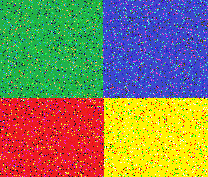
#> input picture examples/test_noise_high.png, 208 x 177 px
$ python cli.py ../../examples/test_noise_high.png
#> lines starting #> are read from the running program, lines starting #| are printed output that depends on the picture
### src/fcm_gki/io.py
"""Image loading/saving via Pillow (optional dependency: ``pip install fcm-gki[io]``).

OpenCV users don't need this module: ``cv2.imread`` already returns a BGR
uint8 array and applies EXIF orientation by default, and every function in
``fcm_gki.core`` accepts that array directly.
"""

from __future__ import annotations

import numpy as np

try:
    from PIL import Image, ImageOps
except ImportError as e:  # pragma: no cover
    raise ImportError("fcm_gki.io needs Pillow: pip install 'fcm-gki[io]'") from e

__all__ = ["load_image", "save_image"]


def load_image(path: str, max_dim: int | None = None, order: str = "RGB") -> np.ndarray:
    """Load an image as a uint8 array.

    order: "RGB" (H, W, 3), "BGR" (H, W, 3, OpenCV order) or "L" (H, W) grey.
    EXIF orientation is applied so phone photos are upright.
    max_dim: if set, downscale so the longest side is at most this.
    """
    order = order.upper()
    if order not in ("RGB", "BGR", "L"):
        raise ValueError("order must be 'RGB', 'BGR' or 'L'")
    with Image.open(path) as img:
        img = ImageOps.exif_transpose(img)
        img = img.convert("L" if order == "L" else "RGB")
        if max_dim and max(img.size) > max_dim:
            img.thumbnail((max_dim, max_dim), Image.LANCZOS)
        arr = np.asarray(img, dtype=np.uint8).copy()
    return arr[..., ::-1].copy() if order == "BGR" else arr


def save_image(arr: np.ndarray, path: str, order: str = "RGB") -> None:
    """Save an (H, W) or (H, W, 3) array; order says how its channels are arranged."""
    a = np.clip(np.rint(np.asarray(arr, dtype=np.float64)), 0, 255).astype(np.uint8)
    if a.ndim == 3 and a.shape[2] == 1:
        a = a[..., 0]
    if a.ndim == 3 and order.upper() == "BGR":
        a = a[..., ::-1]
    Image.fromarray(np.ascontiguousarray(a)).save(path)

### src/fcm_gki/core.py
"""
Modified Fuzzy C-Means clustering with spatial distance to cluster centre of
gravity (H term) and a fuzzy local neighbourhood factor (G_ki term).

Pure NumPy. Images follow the OpenCV convention: a NumPy array of shape
(H, W) or (H, W, C), indexed [y, x]. Channels are treated as generic
features, so BGR, RGB, Lab, HSV or greyscale all work; outputs keep the
input's channel order (BGR in, BGR out).

Pixels are flattened row-major, so flat index n is at (y, x) = divmod(n, W).
Every reshape here uses that convention.

References
  - C. Gauge, "Modified Fuzzy C-Means Clustering Algorithm with Spatial
    Distance to Cluster Center of Gravity", IEEE ISM 2010,
    doi:10.1109/ISM.2010.53
  - S. Krinidis and V. Chatzis, "A Robust Fuzzy Local Information C-Means
    Clustering Algorithm", IEEE TIP 2010 (source of the G_ki factor)
"""

from __future__ import annotations

from dataclasses import dataclass, field
from typing import Callable, Sequence

import numpy as np

_EPS = 1e-10

# Same values as cv2.TERM_CRITERIA_* so criteria tuples are interchangeable.
TERM_CRITERIA_COUNT = 1
TERM_CRITERIA_MAX_ITER = 1
TERM_CRITERIA_EPS = 2

__all__ = [
    "FCMResult", "ModifiedFCM", "fuzzy_cmeans",
    "render_segmented", "render_clusters",
    "TERM_CRITERIA_COUNT", "TERM_CRITERIA_MAX_ITER", "TERM_CRITERIA_EPS",
]


# --------------------------------------------------------------------------
# Result
# --------------------------------------------------------------------------

@dataclass
class FCMResult:
    """Output of a run.

    labels     (H, W) int32 hard labels (argmax of the memberships)
    U          (H*W, K) float memberships; each row sums to 1
    centers    (K, C) float32 cluster centres in the input's feature space
    positions  (K, 2) float centre-of-gravity positions as (x, y)
    iterations number of iterations performed
    history    objective J after each iteration
    converged  True if the tolerance was met before max_iter / cancel
    """

    labels: np.ndarray
    U: np.ndarray
    centers: np.ndarray
    positions: np.ndarray
    iterations: int
    history: list = field(default_factory=list)
    converged: bool = False

    @property
    def shape(self) -> tuple[int, int]:
        return self.labels.shape

    # [5 lines left out: function memberships, not called in this run]

    def membership(self, k: int) -> np.ndarray:
        """(H, W) float32 membership map of cluster k."""
        return self.memberships[..., k]

    def mask(self, k: int) -> np.ndarray:
        """(H, W) uint8 mask (0/255) of pixels whose hard label is k."""
        return np.where(self.labels == k, 255, 0).astype(np.uint8)

    @property
    def compactness(self) -> float:
        return self.history[-1] if self.history else float("nan")

    # Backwards-compatible alias for the first Python port.
    @property
    def colours(self) -> np.ndarray:
        return self.centers


# --------------------------------------------------------------------------
# Helpers
# --------------------------------------------------------------------------

def _as_features(image: np.ndarray) -> tuple[np.ndarray, int, int, np.dtype]:
    image = np.asarray(image)
    if image.ndim == 2:
        image = image[..., None]
    if image.ndim != 3:
        raise ValueError(f"expected an (H, W) or (H, W, C) image, got shape {image.shape}")
    h, w, c = image.shape
    if h * w == 0:
        raise ValueError("image is empty")
    return image.reshape(h * w, c).astype(np.float64), h, w, image.dtype


def _sqdist(X: np.ndarray, V: np.ndarray) -> np.ndarray:
    """Squared Euclidean distance (N, K) via |x|^2 - 2x.v + |v|^2 (O(N*K) memory)."""
    d = (X * X).sum(1)[:, None] - 2.0 * X @ V.T + (V * V).sum(1)[None, :]
    return np.maximum(d, 0.0)


def _seed_top_colours(X: np.ndarray, k: int, min_sep: float) -> np.ndarray:
    """Most frequent distinct values, skipping near-duplicates (original method).

    The C# version took the k most frequent exact colours, which in a noisy
    image are often near-identical. A candidate within `min_sep` of an
    already chosen centre is skipped; the threshold is relaxed if too few
    remain.
    """
    values, counts = np.unique(X, axis=0, return_counts=True)
    values = values[np.argsort(-counts, kind="stable")]
    k = min(k, len(values))
    sep = min_sep
    while True:
        chosen: list[np.ndarray] = []
        for v in values:
            if not chosen or np.min(np.linalg.norm(np.array(chosen) - v, axis=1)) >= sep:
                chosen.append(v)
                if len(chosen) == k:
                    return np.array(chosen)
        if sep <= 1e-12:
            return np.array(chosen)
        sep /= 2.0


# [11 lines left out: function _seed_kmeanspp, not called in this run]


# --------------------------------------------------------------------------
# Algorithm
# --------------------------------------------------------------------------

class ModifiedFCM:
    """Modified Fuzzy C-Means (spatial centre-of-gravity term + G_ki).

    Parameters
    ----------
    n_clusters : number of clusters K
    fuzziness : m > 1 (2 is standard)
    use_spatial : penalise membership by spatial distance to each cluster's
        centre of gravity (the ISM 2010 modification)
    use_gki : add the fuzzy local neighbourhood factor G_ki
    window : neighbourhood radius for G_ki (1 => 3x3, 2 => 5x5, ...)
    max_iter, tol : stop after max_iter or when max |delta U| < tol
    init : "top_colours" (original method; best for 8-bit images),
        "kmeans++", "random", or a (K, C) array of initial centres
    seed : int or numpy Generator for reproducible runs
    """

    def __init__(self, n_clusters: int = 5, fuzziness: float = 2.0,
                 use_spatial: bool = False, use_gki: bool = False,
                 window: int = 1, max_iter: int = 20, tol: float = 1e-5,
                 init: str | np.ndarray = "top_colours",
                 seed: int | np.random.Generator | None = None,
                 verbose: bool = False):
        if n_clusters < 1:
            raise ValueError("n_clusters must be >= 1")
        if fuzziness <= 1.0:
            raise ValueError("fuzziness (m) must be > 1")
        if window < 1:
            raise ValueError("window radius must be >= 1")
        if max_iter < 1:
            raise ValueError("max_iter must be >= 1")
        self.n_clusters = n_clusters
        self.m = fuzziness
        self.use_spatial = use_spatial
        self.use_gki = use_gki
        self.window = window
        self.max_iter = max_iter
        self.tol = tol
        self.init = init
        self.rng = np.random.default_rng(seed)
        self.verbose = verbose
        self.result_: FCMResult | None = None

    # ---- update steps ----------------------------------------------------

    def _memberships(self, D: np.ndarray) -> np.ndarray:
        """u_ik = 1 / sum_j (D_ik / D_ij)^(1/(m-1)), D = squared dissimilarity."""
        D = np.maximum(D, _EPS)
        inv = (D / D.min(axis=1, keepdims=True)) ** (-1.0 / (self.m - 1.0))
        return inv / inv.sum(axis=1, keepdims=True)

    # [35 lines left out: functions _spatial_penalty, _gki, not called in this run]

    def _update_centres(self, X, xy, U, P_prev, lo, hi):
        Um = U ** self.m
        V = (Um.T @ X) / np.maximum(Um.sum(axis=0), _EPS)[:, None]
        labels = U.argmax(axis=1)
        P = P_prev.copy()
        for k in range(U.shape[1]):
            sel = labels == k
            if sel.any():               # empty cluster keeps its position
                P[k] = xy[sel].mean(axis=0)
        return np.clip(V, lo, hi), P

    def _initial_centres(self, X: np.ndarray, dtype: np.dtype) -> np.ndarray:
        k = self.n_clusters
        if isinstance(self.init, np.ndarray) or isinstance(self.init, (list, tuple)):
            V = np.asarray(self.init, dtype=np.float64)
            if V.ndim == 1:
                V = V[:, None]
            if V.shape[1] != X.shape[1]:
                raise ValueError(f"init centres have {V.shape[1]} channels, image has {X.shape[1]}")
            return V
        if self.init == "top_colours":
            # Separation of 1/16 of the value range (16 levels for 8-bit).
            span = float(np.ptp(X, axis=0).max()) if np.issubdtype(dtype, np.floating) else \
                float(np.iinfo(dtype).max) if np.issubdtype(dtype, np.integer) else 255.0
            return _seed_top_colours(X, k, span / 16.0)
        if self.init == "kmeans++":
            return _seed_kmeanspp(X, k, self.rng)
        if self.init == "random":
            return X[self.rng.choice(len(X), size=min(k, len(X)), replace=False)].copy()
        raise ValueError(f"unknown init {self.init!r}")

    # ---- driver ----------------------------------------------------------

    def fit(self, image: np.ndarray,
            callback: Callable[[FCMResult, float], bool | None] | None = None) -> FCMResult:
        """Cluster an (H, W) or (H, W, C) image.

        callback(result, delta) is called after each iteration; return True
        to stop early (used for live previews and cancelling).
        """
        X, h, w, dtype = _as_features(image)
        lo, hi = X.min(axis=0), X.max(axis=0)
        ys, xs = np.divmod(np.arange(h * w), w)
        xy = np.stack([xs, ys], axis=1).astype(np.float64)

        V = self._initial_centres(X, dtype)
        k = len(V)
        if k < self.n_clusters and self.verbose:
            print(f"only {k} distinct values in image; using {k} clusters")
        P = np.column_stack([self.rng.uniform(0, w, k), self.rng.uniform(0, h, k)])

        # Proper initial memberships (C# stored raw distances, inverting them).
        U = self._memberships(_sqdist(X, V))
        if self.use_spatial:
            U = self._spatial_penalty(U, xy, P)

        history: list[float] = []
        converged = False
        it = 0
        for it in range(1, self.max_iter + 1):
            V, P = self._update_centres(X, xy, U, P, lo, hi)
            D2 = _sqdist(X, V)
            G = self._gki(U, D2, h, w) if self.use_gki else 0.0
            # C# used the *spatial* distance in the ratio's denominator.
            U_new = self._memberships(D2 + G)
            if self.use_spatial:
                U_new = self._spatial_penalty(U_new, xy, P)

            delta = float(np.abs(U_new - U).max())
            U = U_new
            history.append(float(((U ** self.m) * (D2 + G)).sum()))
            if self.verbose:
                print(f"iter {it:3d}  J={history[-1]:.6e}  max|dU|={delta:.3e}")
            converged = delta < self.tol
            if callback is not None:
                snap = FCMResult(U.argmax(1).reshape(h, w).astype(np.int32), U,
                                 V.astype(np.float32), P, it, history, converged)
                if callback(snap, delta):
                    break
            if converged:
                break

        self.result_ = FCMResult(U.argmax(1).reshape(h, w).astype(np.int32), U,
                                 V.astype(np.float32), P, it, history, converged)
        return self.result_

    def fit_predict(self, image: np.ndarray) -> np.ndarray:
        return self.fit(image).labels


# --------------------------------------------------------------------------
# cv2.kmeans-style function
# --------------------------------------------------------------------------

# [32 lines left out: function fuzzy_cmeans, not called in this run]


# --------------------------------------------------------------------------
# Rendering (pure NumPy; outputs keep the input dtype and channel order)
# --------------------------------------------------------------------------

def _cast_like(arr: np.ndarray, dtype: np.dtype) -> np.ndarray:
    if np.issubdtype(dtype, np.integer):
        info = np.iinfo(dtype)
        return np.clip(np.rint(arr), info.min, info.max).astype(dtype)
    return arr.astype(dtype)


def render_segmented(result: FCMResult, mark_centres: bool = False,
                     marker_colour: Sequence[float] | None = None,
                     dtype: np.dtype = np.uint8) -> np.ndarray:
    """Each pixel painted with its cluster centre.

    Returns (H, W, C), or (H, W) for single-channel input. If mark_centres,
    a 3x3 marker is drawn at each centre of gravity; marker_colour is in the
    input's channel order (default: red for 3-channel BGR, i.e. (0, 0, 255),
    or max value for greyscale). Pass (255, 0, 0) for RGB images.
    """
    out = result.centers[result.labels].astype(np.float64)
    c = out.shape[-1]
    if mark_centres:
        if marker_colour is None:
            marker_colour = (0, 0, 255) if c == 3 else (255,) * c
        h, w = result.labels.shape
        for x, y in result.positions:
            xi, yi = int(round(x)), int(round(y))
            if 0 <= xi < w and 0 <= yi < h:
                out[max(yi - 1, 0):yi + 2, max(xi - 1, 0):xi + 2] = marker_colour
    out = _cast_like(out, np.dtype(dtype))
    return out[..., 0] if c == 1 else out


def render_clusters(image: np.ndarray, result: FCMResult,
                    background: float = 0) -> list[np.ndarray]:
    """One image per cluster: original pixels where the label is k, else background."""
    image = np.asarray(image)
    sel = result.labels if image.ndim == 2 else result.labels[..., None]
    return [np.where(sel == k, image, np.asarray(background, image.dtype))
            for k in range(len(result.centers))]

### src/fcm_gki/cli.py
"""Command-line interface: ``fcm-gki image.png -c 5 --spatial --gki``."""

from __future__ import annotations

import argparse
import os

from . import __version__
from .core import ModifiedFCM, render_clusters, render_segmented


def build_parser() -> argparse.ArgumentParser:
    ap = argparse.ArgumentParser(
        prog="fcm-gki",
        description="Modified Fuzzy C-Means image segmentation "
                    "(spatial centre-of-gravity term + G_ki neighbourhood factor).")
    ap.add_argument("image", help="input image (any format Pillow reads)")
    ap.add_argument("-c", "--clusters", type=int, default=5, help="number of clusters (default 5)")
    ap.add_argument("-m", "--fuzziness", type=float, default=2.0, help="fuzziness m > 1 (default 2)")
    ap.add_argument("--spatial", action="store_true",
                    help="apply spatial distance to cluster centre of gravity")
    ap.add_argument("--gki", action="store_true", help="apply the G_ki neighbourhood factor")
    ap.add_argument("-w", "--window", type=int, default=1,
                    help="G_ki neighbourhood radius, 1 = 3x3 (default 1)")
    ap.add_argument("--max-iter", type=int, default=20, help="maximum iterations (default 20)")
    ap.add_argument("--tol", type=float, default=1e-5,
                    help="stop when max membership change < tol (default 1e-5)")
    ap.add_argument("--init", choices=["top_colours", "kmeans++", "random"], default="top_colours",
                    help="centre seeding (default top_colours, as the original)")
    ap.add_argument("--seed", type=int, default=None, help="random seed for reproducible runs")
    ap.add_argument("--grey", action="store_true", help="cluster on greyscale intensity")
    ap.add_argument("--max-dim", type=int, default=None,
                    help="downscale so the longest side is at most this many pixels")
    ap.add_argument("--no-markers", action="store_true",
                    help="don't mark cluster centres when --spatial is on")
    ap.add_argument("-o", "--out-dir", default=".", help="output folder (default: current)")
    ap.add_argument("-q", "--quiet", action="store_true")
    ap.add_argument("--version", action="version", version=f"%(prog)s {__version__}")
    return ap


def main(argv=None) -> int:
    args = build_parser().parse_args(argv)
    from .io import load_image, save_image  # needs Pillow

    order = "L" if args.grey else "RGB"
    image = load_image(args.image, args.max_dim, order)
#> in load_image, img is the input picture: PIL image 208x177 RGBA; mean R, G, B, A 135.3, 128.9, 90, 255
    fcm = ModifiedFCM(args.clusters, args.fuzziness, args.spatial, args.gki, args.window,
                      args.max_iter, args.tol, args.init, args.seed, verbose=not args.quiet)
    res = fcm.fit(image)
#> in fit, `X, h, w, dtype = _as_features(image)`: h = 177; w = 208
#> in fit, `lo, hi = X.min(axis=0), X.max(axis=0)`: lo = [0, 0, 0]; hi = [255, 255, 255]
#> in fit, `xy = np.stack([xs, ys], axis=1).astype(np.float64)`: xy = 36816 pairs, first value 0 to 207, second value 0 to 176
#> in _initial_centres, `span = float(np.ptp(X, axis=0).max()) if np.issubdtype(dtype, np.float..`: span = 255
#> in _seed_top_colours, `values, counts = np.unique(X, axis=0, return_counts=True)`: values = 69 rows, first 8: [0, 0, 0], [0, 0, 36], [0, 0, 76], [0, 0, 204], [0, 0, 255], [0, 28, 0], [0, 28, 36], [0, 28, 255]; counts = 69 values, max 7691 at index 34, min 3 at index 20, mean 533.6
#> in _seed_top_colours, `values = values[np.argsort(-counts, kind="stable")]`: values = 69 rows, first 8: [63, 72, 204], [34, 177, 76], [255, 242, 0], [237, 28, 36], [34, 177, 0], [34, 255, 76], [63, 255, 204], [255, 72, 204]
#> in _seed_top_colours, `k = min(k, len(values))`: k = 5
#> in fit, `V = self._initial_centres(X, dtype)`: V = [[63, 72, 204], [34, 177, 76], [255, 242, 0], [237, 28, 36], [34, 177, 0]]
#> in fit, `k = len(V)`: k = 5
#> in fit, `P = np.column_stack([self.rng.uniform(0, w, k), self.rng.uniform(0, h,..`: P = [[121.2, 89.69], [184.8, 21.9], [36.92, 10.19], [59.08, 133.6], [156.4, 60.89]]
#> the loop in fit, `for it in range(1, self.max_iter + 1):` made 20 passes
#> delta on passes 1 to 12: 0.0716, 0.0463, 0.0292, 0.0209, 0.0167, 0.0147, 0.0142, 0.0148, 0.0164, 0.0192, 0.0234, 0.0298
#| iter   1  J=4.384294e+07  max|dU|=7.157e-02
#| iter   2  J=4.379757e+07  max|dU|=4.629e-02
#| iter   3  J=4.378084e+07  max|dU|=2.920e-02
#| iter   4  J=4.377130e+07  max|dU|=2.088e-02
#| iter   5  J=4.376417e+07  max|dU|=1.668e-02
#| iter   6  J=4.375783e+07  max|dU|=1.475e-02
#| iter   7  J=4.375149e+07  max|dU|=1.425e-02
#| iter   8  J=4.374455e+07  max|dU|=1.484e-02
#> (further printed lines are left out)
#> after the loop in fit, `for it in range(1, self.max_iter + 1):`: P = [[145.8, 52.56], [59.85, 52.11], [146, 132.7], [62.16, 131.6], [87.68, 75.45]]; history = [43842939.5, 43797569.8, 43780843.6, 43771298.6, 43764167.8, 43757830.7, 43751494.2, 43744553.3, 43736304.2, 43725675.2, 43710769.4, 43687880.3, 43649166.4, 43577037.3, 43432045.8, 43141201.4, 42660863.5, 42165663.3, 41868772.9, 41730929.3]

    os.makedirs(args.out_dir, exist_ok=True)
    mark = args.spatial and not args.no_markers
    save_image(render_segmented(res, mark, marker_colour=(255, 0, 0) if not args.grey else None),
               os.path.join(args.out_dir, "segmented.png"))
#> in save_image, `a = np.clip(np.rint(np.asarray(arr, dtype=np.float64)), 0, 255).astype..`:
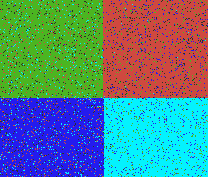
#> a: shape (177, 208, 3); mean of channels 0, 1, 2 134.3, 128.3, 85.1; drawn as B, G, R
    for k, img in enumerate(render_clusters(image, res)):
        save_image(img, os.path.join(args.out_dir, f"Cluster{k}.png"))
#> this loop made 5 passes
#> pass 1, in save_image (call 2), `a = np.clip(np.rint(np.asarray(arr, dtype=np.float64)), 0, 255).astype..`:
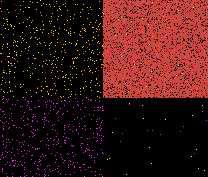
#> a: shape (177, 208, 3); mean of channels 0, 1, 2 17.8, 19.3, 56.5; drawn as B, G, R
#> pass 2, in save_image (call 3), `a = np.clip(np.rint(np.asarray(arr, dtype=np.float64)), 0, 255).astype..`:
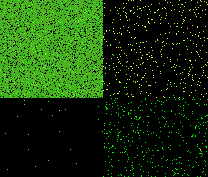
#> a: shape (177, 208, 3); mean of channels 0, 1, 2 8.4, 49, 19.5; drawn as B, G, R
#> pass 3, in save_image (call 4), `a = np.clip(np.rint(np.asarray(arr, dtype=np.float64)), 0, 255).astype..`:
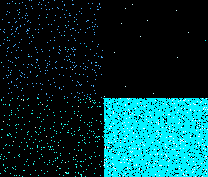
#> a: shape (177, 208, 3); mean of channels 0, 1, 2 56.8, 53.6, 3.8; drawn as B, G, R
    state = "converged" if res.converged else "stopped at max iterations"
#> state = 'stopped at max iterations'
    print(f"Done in {res.iterations} iterations ({state}) -> {os.path.abspath(args.out_dir)}")
#| Done in 20 iterations (stopped at max iterations) -> src/fcm_gki
    return 0


if __name__ == "__main__":
    raise SystemExit(main())
#> (the program exits here)
